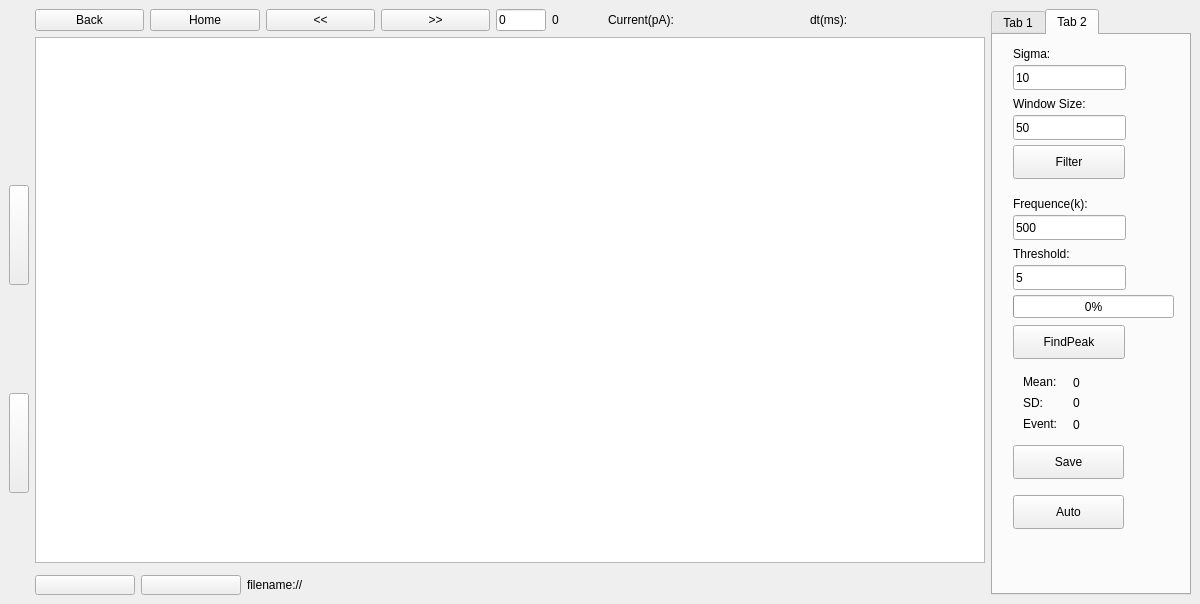
<?xml version="1.0" encoding="UTF-8"?>
<ui version="4.0">
 <class>ABFDockWidget</class>
 <widget class="QDockWidget" name="ABFDockWidget">
  <property name="geometry">
   <rect>
    <x>0</x>
    <y>0</y>
    <width>1200</width>
    <height>604</height>
   </rect>
  </property>
  <property name="minimumSize">
   <size>
    <width>1200</width>
    <height>536</height>
   </size>
  </property>
  <property name="maximumSize">
   <size>
    <width>1200</width>
    <height>524287</height>
   </size>
  </property>
  <property name="cursor">
   <cursorShape>ArrowCursor</cursorShape>
  </property>
  <property name="windowTitle">
   <string>ABF</string>
  </property>
  <widget class="QWidget" name="dockWidgetContents">
   <layout class="QGridLayout" name="gridLayout">
    <item row="1" column="0" colspan="2">
     <layout class="QVBoxLayout" name="verticalLayout">
      <property name="spacing">
       <number>0</number>
      </property>
      <property name="leftMargin">
       <number>0</number>
      </property>
      <property name="topMargin">
       <number>0</number>
      </property>
      <property name="rightMargin">
       <number>0</number>
      </property>
      <property name="bottomMargin">
       <number>0</number>
      </property>
      <item>
       <widget class="QPushButton" name="pushButton_8">
        <property name="minimumSize">
         <size>
          <width>20</width>
          <height>100</height>
         </size>
        </property>
        <property name="maximumSize">
         <size>
          <width>20</width>
          <height>20</height>
         </size>
        </property>
        <property name="text">
         <string/>
        </property>
       </widget>
      </item>
      <item>
       <widget class="QPushButton" name="pushButton_7">
        <property name="sizePolicy">
         <sizepolicy hsizetype="Fixed" vsizetype="Fixed">
          <horstretch>0</horstretch>
          <verstretch>0</verstretch>
         </sizepolicy>
        </property>
        <property name="minimumSize">
         <size>
          <width>20</width>
          <height>100</height>
         </size>
        </property>
        <property name="maximumSize">
         <size>
          <width>20</width>
          <height>20</height>
         </size>
        </property>
        <property name="text">
         <string/>
        </property>
       </widget>
      </item>
     </layout>
    </item>
    <item row="1" column="5">
     <widget class="AChartView" name="graphicsView">
      <property name="cursor" stdset="0">
       <cursorShape>CrossCursor</cursorShape>
      </property>
     </widget>
    </item>
    <item row="3" column="5">
     <layout class="QHBoxLayout" name="horizontalLayout_2">
      <property name="spacing">
       <number>6</number>
      </property>
      <property name="sizeConstraint">
       <enum>QLayout::SetFixedSize</enum>
      </property>
      <property name="leftMargin">
       <number>0</number>
      </property>
      <property name="topMargin">
       <number>0</number>
      </property>
      <property name="rightMargin">
       <number>0</number>
      </property>
      <property name="bottomMargin">
       <number>0</number>
      </property>
      <item>
       <widget class="QPushButton" name="pushButton_9">
        <property name="minimumSize">
         <size>
          <width>100</width>
          <height>20</height>
         </size>
        </property>
        <property name="maximumSize">
         <size>
          <width>20</width>
          <height>20</height>
         </size>
        </property>
        <property name="text">
         <string/>
        </property>
       </widget>
      </item>
      <item>
       <widget class="QPushButton" name="pushButton_10">
        <property name="minimumSize">
         <size>
          <width>100</width>
          <height>20</height>
         </size>
        </property>
        <property name="maximumSize">
         <size>
          <width>20</width>
          <height>20</height>
         </size>
        </property>
        <property name="text">
         <string/>
        </property>
       </widget>
      </item>
      <item>
       <widget class="QLabel" name="label_5">
        <property name="text">
         <string>filename://</string>
        </property>
       </widget>
      </item>
     </layout>
    </item>
    <item row="0" column="5">
     <layout class="QHBoxLayout" name="horizontalLayout">
      <item>
       <widget class="QPushButton" name="pushButton">
        <property name="text">
         <string>Back</string>
        </property>
       </widget>
      </item>
      <item>
       <widget class="QPushButton" name="pushButton_2">
        <property name="text">
         <string>Home</string>
        </property>
       </widget>
      </item>
      <item>
       <widget class="QPushButton" name="pushButton_4">
        <property name="text">
         <string>&lt;&lt;</string>
        </property>
       </widget>
      </item>
      <item>
       <widget class="QPushButton" name="pushButton_14">
        <property name="text">
         <string>&gt;&gt;</string>
        </property>
       </widget>
      </item>
      <item>
       <widget class="QLineEdit" name="lineEdit_5">
        <property name="enabled">
         <bool>true</bool>
        </property>
        <property name="maximumSize">
         <size>
          <width>50</width>
          <height>16777215</height>
         </size>
        </property>
        <property name="text">
         <string>0</string>
        </property>
       </widget>
      </item>
      <item>
       <widget class="QLabel" name="label_2">
        <property name="maximumSize">
         <size>
          <width>50</width>
          <height>16777215</height>
         </size>
        </property>
        <property name="text">
         <string>0</string>
        </property>
       </widget>
      </item>
      <item>
       <widget class="QLabel" name="label_18">
        <property name="maximumSize">
         <size>
          <width>80</width>
          <height>16777215</height>
         </size>
        </property>
        <property name="text">
         <string>Current(pA):</string>
        </property>
       </widget>
      </item>
      <item>
       <widget class="QLabel" name="label_19">
        <property name="maximumSize">
         <size>
          <width>150</width>
          <height>16777215</height>
         </size>
        </property>
        <property name="text">
         <string/>
        </property>
       </widget>
      </item>
      <item>
       <widget class="QLabel" name="label">
        <property name="minimumSize">
         <size>
          <width>0</width>
          <height>0</height>
         </size>
        </property>
        <property name="maximumSize">
         <size>
          <width>60</width>
          <height>16777215</height>
         </size>
        </property>
        <property name="text">
         <string>dt(ms):</string>
        </property>
       </widget>
      </item>
      <item>
       <widget class="QLabel" name="label_4">
        <property name="minimumSize">
         <size>
          <width>0</width>
          <height>0</height>
         </size>
        </property>
        <property name="maximumSize">
         <size>
          <width>150</width>
          <height>16777215</height>
         </size>
        </property>
        <property name="text">
         <string/>
        </property>
       </widget>
      </item>
     </layout>
    </item>
    <item row="0" column="6" rowspan="4">
     <widget class="QTabWidget" name="tabWidget">
      <property name="minimumSize">
       <size>
        <width>200</width>
        <height>0</height>
       </size>
      </property>
      <property name="maximumSize">
       <size>
        <width>200</width>
        <height>16777215</height>
       </size>
      </property>
      <property name="currentIndex">
       <number>1</number>
      </property>
      <widget class="QWidget" name="tab">
       <attribute name="title">
        <string>Tab 1</string>
       </attribute>
       <layout class="QVBoxLayout" name="verticalLayout_2">
        <item>
         <layout class="QHBoxLayout" name="horizontalLayout_3">
          <item>
           <widget class="QPushButton" name="pushButton_3">
            <property name="minimumSize">
             <size>
              <width>60</width>
              <height>0</height>
             </size>
            </property>
            <property name="maximumSize">
             <size>
              <width>60</width>
              <height>16777215</height>
             </size>
            </property>
            <property name="text">
             <string>add</string>
            </property>
           </widget>
          </item>
          <item>
           <widget class="QPushButton" name="pushButton_5">
            <property name="minimumSize">
             <size>
              <width>60</width>
              <height>0</height>
             </size>
            </property>
            <property name="maximumSize">
             <size>
              <width>60</width>
              <height>16777215</height>
             </size>
            </property>
            <property name="text">
             <string>del</string>
            </property>
           </widget>
          </item>
         </layout>
        </item>
        <item>
         <widget class="QTableWidget" name="tableWidget">
          <property name="minimumSize">
           <size>
            <width>170</width>
            <height>0</height>
           </size>
          </property>
          <property name="maximumSize">
           <size>
            <width>170</width>
            <height>16777215</height>
           </size>
          </property>
          <property name="lineWidth">
           <number>1</number>
          </property>
          <property name="midLineWidth">
           <number>0</number>
          </property>
          <property name="gridStyle">
           <enum>Qt::SolidLine</enum>
          </property>
          <property name="rowCount">
           <number>0</number>
          </property>
          <property name="columnCount">
           <number>2</number>
          </property>
          <attribute name="horizontalHeaderVisible">
           <bool>false</bool>
          </attribute>
          <attribute name="horizontalHeaderDefaultSectionSize">
           <number>75</number>
          </attribute>
          <attribute name="horizontalHeaderHighlightSections">
           <bool>true</bool>
          </attribute>
          <attribute name="horizontalHeaderMinimumSectionSize">
           <number>10</number>
          </attribute>
          <attribute name="verticalHeaderVisible">
           <bool>false</bool>
          </attribute>
          <attribute name="verticalHeaderDefaultSectionSize">
           <number>30</number>
          </attribute>
          <column/>
          <column/>
         </widget>
        </item>
        <item>
         <layout class="QHBoxLayout" name="horizontalLayout_4">
          <item>
           <widget class="QPushButton" name="pushButton_6">
            <property name="minimumSize">
             <size>
              <width>60</width>
              <height>0</height>
             </size>
            </property>
            <property name="maximumSize">
             <size>
              <width>60</width>
              <height>16777215</height>
             </size>
            </property>
            <property name="text">
             <string>update</string>
            </property>
           </widget>
          </item>
          <item>
           <widget class="QPushButton" name="pushButton_15">
            <property name="maximumSize">
             <size>
              <width>60</width>
              <height>16777215</height>
             </size>
            </property>
            <property name="text">
             <string>remove</string>
            </property>
           </widget>
          </item>
         </layout>
        </item>
       </layout>
      </widget>
      <widget class="QWidget" name="tab_2">
       <attribute name="title">
        <string>Tab 2</string>
       </attribute>
       <widget class="QLabel" name="label_7">
        <property name="geometry">
         <rect>
          <x>20</x>
          <y>10</y>
          <width>121</width>
          <height>18</height>
         </rect>
        </property>
        <property name="text">
         <string>Sigma:</string>
        </property>
       </widget>
       <widget class="QLineEdit" name="lineEdit">
        <property name="geometry">
         <rect>
          <x>20</x>
          <y>30</y>
          <width>113</width>
          <height>25</height>
         </rect>
        </property>
        <property name="text">
         <string>10</string>
        </property>
       </widget>
       <widget class="QLineEdit" name="lineEdit_2">
        <property name="geometry">
         <rect>
          <x>20</x>
          <y>80</y>
          <width>113</width>
          <height>25</height>
         </rect>
        </property>
        <property name="text">
         <string>50</string>
        </property>
       </widget>
       <widget class="QLabel" name="label_8">
        <property name="geometry">
         <rect>
          <x>20</x>
          <y>60</y>
          <width>121</width>
          <height>18</height>
         </rect>
        </property>
        <property name="text">
         <string>Window Size:</string>
        </property>
       </widget>
       <widget class="QLineEdit" name="lineEdit_3">
        <property name="geometry">
         <rect>
          <x>20</x>
          <y>230</y>
          <width>113</width>
          <height>25</height>
         </rect>
        </property>
        <property name="text">
         <string>5</string>
        </property>
       </widget>
       <widget class="QLabel" name="label_9">
        <property name="geometry">
         <rect>
          <x>20</x>
          <y>210</y>
          <width>111</width>
          <height>18</height>
         </rect>
        </property>
        <property name="text">
         <string>Threshold:</string>
        </property>
       </widget>
       <widget class="QPushButton" name="pushButton_11">
        <property name="geometry">
         <rect>
          <x>20</x>
          <y>290</y>
          <width>112</width>
          <height>34</height>
         </rect>
        </property>
        <property name="text">
         <string>FindPeak</string>
        </property>
       </widget>
       <widget class="QLabel" name="label_3">
        <property name="geometry">
         <rect>
          <x>80</x>
          <y>380</y>
          <width>91</width>
          <height>20</height>
         </rect>
        </property>
        <property name="text">
         <string>0</string>
        </property>
       </widget>
       <widget class="QProgressBar" name="progressBar">
        <property name="geometry">
         <rect>
          <x>20</x>
          <y>260</y>
          <width>161</width>
          <height>23</height>
         </rect>
        </property>
        <property name="value">
         <number>0</number>
        </property>
       </widget>
       <widget class="QLabel" name="label_10">
        <property name="geometry">
         <rect>
          <x>30</x>
          <y>380</y>
          <width>41</width>
          <height>18</height>
         </rect>
        </property>
        <property name="text">
         <string>Event:</string>
        </property>
       </widget>
       <widget class="QLabel" name="label_14">
        <property name="geometry">
         <rect>
          <x>30</x>
          <y>340</y>
          <width>47</width>
          <height>13</height>
         </rect>
        </property>
        <property name="text">
         <string>Mean:</string>
        </property>
       </widget>
       <widget class="QLabel" name="label_15">
        <property name="geometry">
         <rect>
          <x>30</x>
          <y>360</y>
          <width>31</width>
          <height>16</height>
         </rect>
        </property>
        <property name="text">
         <string>SD:</string>
        </property>
       </widget>
       <widget class="QLabel" name="label_16">
        <property name="geometry">
         <rect>
          <x>80</x>
          <y>340</y>
          <width>101</width>
          <height>16</height>
         </rect>
        </property>
        <property name="text">
         <string>0</string>
        </property>
       </widget>
       <widget class="QLabel" name="label_17">
        <property name="geometry">
         <rect>
          <x>80</x>
          <y>360</y>
          <width>101</width>
          <height>16</height>
         </rect>
        </property>
        <property name="text">
         <string>0</string>
        </property>
       </widget>
       <widget class="QPushButton" name="pushButton_12">
        <property name="geometry">
         <rect>
          <x>20</x>
          <y>410</y>
          <width>111</width>
          <height>34</height>
         </rect>
        </property>
        <property name="text">
         <string>Save</string>
        </property>
       </widget>
       <widget class="QPushButton" name="pushButton_13">
        <property name="geometry">
         <rect>
          <x>20</x>
          <y>110</y>
          <width>112</width>
          <height>34</height>
         </rect>
        </property>
        <property name="text">
         <string>Filter</string>
        </property>
       </widget>
       <widget class="QLabel" name="label_13">
        <property name="geometry">
         <rect>
          <x>20</x>
          <y>160</y>
          <width>121</width>
          <height>18</height>
         </rect>
        </property>
        <property name="text">
         <string>Frequence(k):</string>
        </property>
       </widget>
       <widget class="QLineEdit" name="lineEdit_4">
        <property name="geometry">
         <rect>
          <x>20</x>
          <y>180</y>
          <width>113</width>
          <height>25</height>
         </rect>
        </property>
        <property name="text">
         <string>500</string>
        </property>
       </widget>
       <widget class="QPushButton" name="pushButton_16">
        <property name="geometry">
         <rect>
          <x>20</x>
          <y>460</y>
          <width>111</width>
          <height>34</height>
         </rect>
        </property>
        <property name="text">
         <string>Auto</string>
        </property>
       </widget>
      </widget>
     </widget>
    </item>
   </layout>
  </widget>
 </widget>
 <customwidgets>
  <customwidget>
   <class>AChartView</class>
   <extends>QGraphicsView</extends>
   <header>achartview.h</header>
   <slots>
    <signal>sweep(QStringList)</signal>
    <signal>startchange(QString)</signal>
    <signal>endchange(QString)</signal>
    <signal>setstart(double)</signal>
    <signal>setend(double)</signal>
    <signal>setsignum(QString)</signal>
    <signal>setprocess(int)</signal>
    <signal>setmean(QString)</signal>
    <signal>setSD(QString)</signal>
    <signal>setcurrent(double)</signal>
    <signal>settime(double)</signal>
    <slot>open(QString)</slot>
    <slot>back()</slot>
    <slot>setsweep(QString)</slot>
    <slot>setchannel(QString)</slot>
    <slot>clear()</slot>
    <slot>save()</slot>
    <slot>setmode(bool)</slot>
    <slot>additem()</slot>
    <slot>delitem()</slot>
    <slot>changex1()</slot>
    <slot>changex2()</slot>
    <slot>changey1()</slot>
    <slot>changey2()</slot>
    <slot>slot1()</slot>
    <slot>startprocess()</slot>
    <slot>home()</slot>
    <slot>close(bool)</slot>
    <slot>savesig()</slot>
    <slot>startsmooth()</slot>
    <slot>setinterval()</slot>
   </slots>
  </customwidget>
 </customwidgets>
 <resources/>
 <connections>
  <connection>
   <sender>pushButton_7</sender>
   <signal>clicked()</signal>
   <receiver>graphicsView</receiver>
   <slot>changey2()</slot>
   <hints>
    <hint type="sourcelabel">
     <x>26</x>
     <y>410</y>
    </hint>
    <hint type="destinationlabel">
     <x>57</x>
     <y>379</y>
    </hint>
   </hints>
  </connection>
  <connection>
   <sender>pushButton_8</sender>
   <signal>clicked()</signal>
   <receiver>graphicsView</receiver>
   <slot>changey1()</slot>
   <hints>
    <hint type="sourcelabel">
     <x>27</x>
     <y>236</y>
    </hint>
    <hint type="destinationlabel">
     <x>69</x>
     <y>220</y>
    </hint>
   </hints>
  </connection>
  <connection>
   <sender>pushButton</sender>
   <signal>clicked()</signal>
   <receiver>graphicsView</receiver>
   <slot>back()</slot>
   <hints>
    <hint type="sourcelabel">
     <x>126</x>
     <y>54</y>
    </hint>
    <hint type="destinationlabel">
     <x>146</x>
     <y>114</y>
    </hint>
   </hints>
  </connection>
  <connection>
   <sender>pushButton_9</sender>
   <signal>clicked()</signal>
   <receiver>graphicsView</receiver>
   <slot>changex1()</slot>
   <hints>
    <hint type="sourcelabel">
     <x>384</x>
     <y>591</y>
    </hint>
    <hint type="destinationlabel">
     <x>336</x>
     <y>480</y>
    </hint>
   </hints>
  </connection>
  <connection>
   <sender>pushButton_10</sender>
   <signal>clicked()</signal>
   <receiver>graphicsView</receiver>
   <slot>changex2()</slot>
   <hints>
    <hint type="sourcelabel">
     <x>734</x>
     <y>591</y>
    </hint>
    <hint type="destinationlabel">
     <x>652</x>
     <y>489</y>
    </hint>
   </hints>
  </connection>
  <connection>
   <sender>pushButton_3</sender>
   <signal>clicked()</signal>
   <receiver>graphicsView</receiver>
   <slot>additem()</slot>
   <hints>
    <hint type="sourcelabel">
     <x>1076</x>
     <y>101</y>
    </hint>
    <hint type="destinationlabel">
     <x>595</x>
     <y>232</y>
    </hint>
   </hints>
  </connection>
  <connection>
   <sender>pushButton_5</sender>
   <signal>clicked()</signal>
   <receiver>graphicsView</receiver>
   <slot>delitem()</slot>
   <hints>
    <hint type="sourcelabel">
     <x>1157</x>
     <y>101</y>
    </hint>
    <hint type="destinationlabel">
     <x>649</x>
     <y>261</y>
    </hint>
   </hints>
  </connection>
  <connection>
   <sender>pushButton_6</sender>
   <signal>clicked()</signal>
   <receiver>graphicsView</receiver>
   <slot>save()</slot>
   <hints>
    <hint type="sourcelabel">
     <x>1117</x>
     <y>576</y>
    </hint>
    <hint type="destinationlabel">
     <x>866</x>
     <y>423</y>
    </hint>
   </hints>
  </connection>
  <connection>
   <sender>pushButton_11</sender>
   <signal>clicked()</signal>
   <receiver>graphicsView</receiver>
   <slot>startprocess()</slot>
   <hints>
    <hint type="sourcelabel">
     <x>1122</x>
     <y>455</y>
    </hint>
    <hint type="destinationlabel">
     <x>916</x>
     <y>277</y>
    </hint>
   </hints>
  </connection>
  <connection>
   <sender>graphicsView</sender>
   <signal>setsignum(QString)</signal>
   <receiver>label_3</receiver>
   <slot>setText(QString)</slot>
   <hints>
    <hint type="sourcelabel">
     <x>965</x>
     <y>325</y>
    </hint>
    <hint type="destinationlabel">
     <x>1111</x>
     <y>551</y>
    </hint>
   </hints>
  </connection>
  <connection>
   <sender>graphicsView</sender>
   <signal>setprocess(int)</signal>
   <receiver>progressBar</receiver>
   <slot>setValue(int)</slot>
   <hints>
    <hint type="sourcelabel">
     <x>855</x>
     <y>314</y>
    </hint>
    <hint type="destinationlabel">
     <x>1171</x>
     <y>404</y>
    </hint>
   </hints>
  </connection>
  <connection>
   <sender>graphicsView</sender>
   <signal>setmean(QString)</signal>
   <receiver>label_16</receiver>
   <slot>setText(QString)</slot>
   <hints>
    <hint type="sourcelabel">
     <x>981</x>
     <y>540</y>
    </hint>
    <hint type="destinationlabel">
     <x>1171</x>
     <y>487</y>
    </hint>
   </hints>
  </connection>
  <connection>
   <sender>graphicsView</sender>
   <signal>setSD(QString)</signal>
   <receiver>label_17</receiver>
   <slot>setText(QString)</slot>
   <hints>
    <hint type="sourcelabel">
     <x>981</x>
     <y>562</y>
    </hint>
    <hint type="destinationlabel">
     <x>1171</x>
     <y>507</y>
    </hint>
   </hints>
  </connection>
  <connection>
   <sender>graphicsView</sender>
   <signal>setcurrent(double)</signal>
   <receiver>label_19</receiver>
   <slot>setNum(double)</slot>
   <hints>
    <hint type="sourcelabel">
     <x>433</x>
     <y>432</y>
    </hint>
    <hint type="destinationlabel">
     <x>579</x>
     <y>65</y>
    </hint>
   </hints>
  </connection>
  <connection>
   <sender>pushButton_12</sender>
   <signal>clicked()</signal>
   <receiver>graphicsView</receiver>
   <slot>savesig()</slot>
   <hints>
    <hint type="sourcelabel">
     <x>1121</x>
     <y>575</y>
    </hint>
    <hint type="destinationlabel">
     <x>936</x>
     <y>539</y>
    </hint>
   </hints>
  </connection>
  <connection>
   <sender>pushButton_2</sender>
   <signal>clicked()</signal>
   <receiver>graphicsView</receiver>
   <slot>home()</slot>
   <hints>
    <hint type="sourcelabel">
     <x>306</x>
     <y>65</y>
    </hint>
    <hint type="destinationlabel">
     <x>426</x>
     <y>108</y>
    </hint>
   </hints>
  </connection>
  <connection>
   <sender>graphicsView</sender>
   <signal>settime(double)</signal>
   <receiver>label_4</receiver>
   <slot>setNum(double)</slot>
   <hints>
    <hint type="sourcelabel">
     <x>904</x>
     <y>104</y>
    </hint>
    <hint type="destinationlabel">
     <x>843</x>
     <y>64</y>
    </hint>
   </hints>
  </connection>
  <connection>
   <sender>pushButton_13</sender>
   <signal>clicked()</signal>
   <receiver>graphicsView</receiver>
   <slot>startsmooth()</slot>
   <hints>
    <hint type="sourcelabel">
     <x>1122</x>
     <y>235</y>
    </hint>
    <hint type="destinationlabel">
     <x>865</x>
     <y>228</y>
    </hint>
   </hints>
  </connection>
  <connection>
   <sender>lineEdit_4</sender>
   <signal>returnPressed()</signal>
   <receiver>graphicsView</receiver>
   <slot>setinterval()</slot>
   <hints>
    <hint type="sourcelabel">
     <x>1062</x>
     <y>270</y>
    </hint>
    <hint type="destinationlabel">
     <x>956</x>
     <y>183</y>
    </hint>
   </hints>
  </connection>
 </connections>
 <slots>
  <signal>closed()</signal>
 </slots>
</ui>
